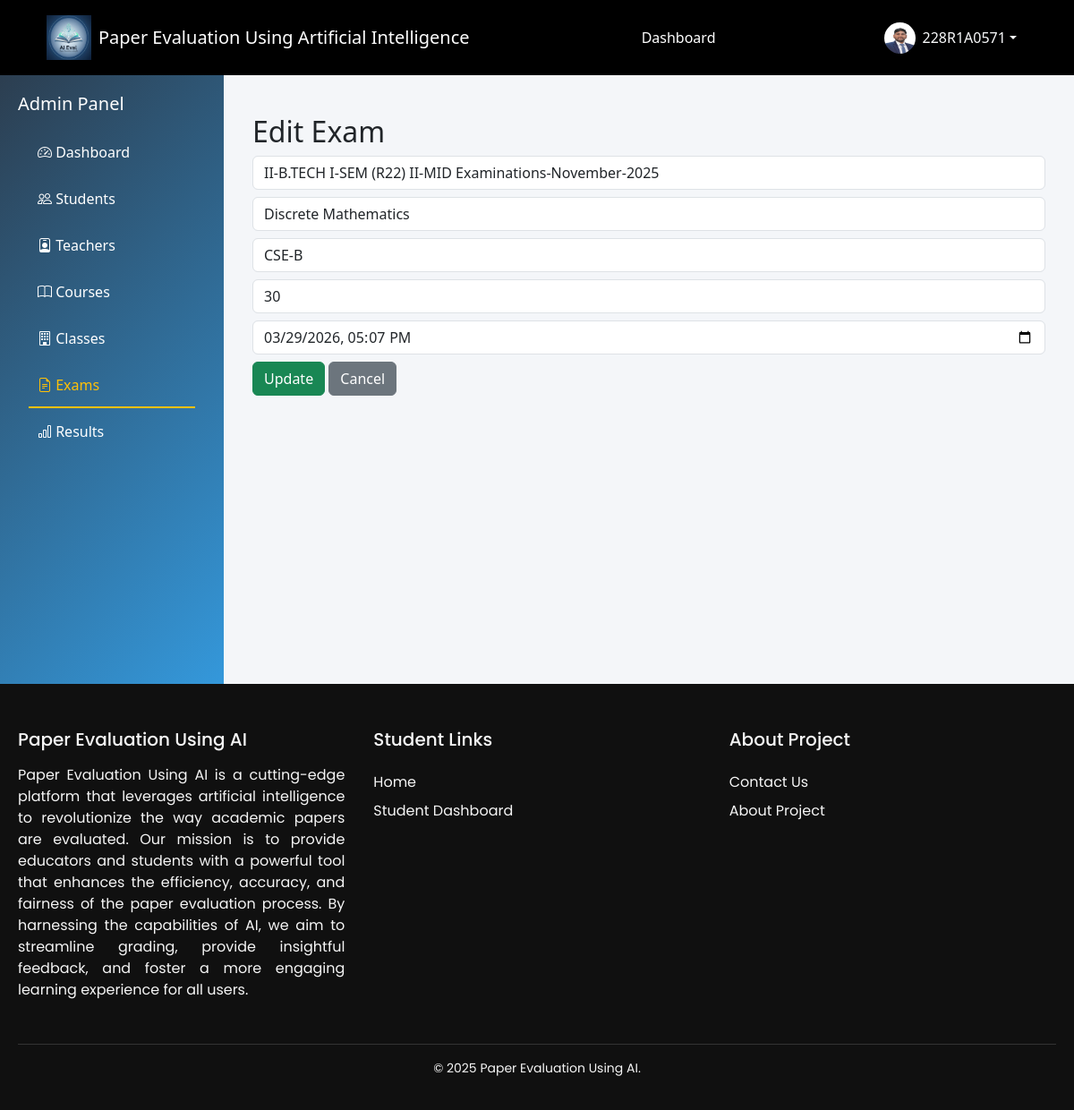
The app's page /dashboard/exams/edit/1/ (signed in) with its own data.
### Accounts/models.py (models this page shows, shortened)
class User(AbstractUser):
    ROLE_CHOICES = [
        ('admin', 'Admin'),
        ('teacher', 'Teacher'),
        ('student', 'Student'),
    ]
    role = models.CharField(max_length=10, choices=ROLE_CHOICES)
    phone = models.CharField(max_length=15, blank=True)

class Student(models.Model):
    user = models.OneToOneField(User, on_delete=models.CASCADE, related_name='student_profile')
    roll_number = models.CharField(max_length=20)
    profile_image = models.ImageField(
        upload_to='profile/',
        storage=cloudinary_storage,
        blank=True,
        null=True
    )
    student_class = models.ForeignKey(Class, on_delete=models.SET_NULL, null=True, blank=True)
    course = models.CharField(max_length=50, default="BTECH")
    branch = models.CharField(max_length=50)
    YEAR_CHOICES = [
        (1, "1st Year"),
        (2, "2nd Year"),
        (3, "3rd Year"),
        (4, "4th Year"),
    ]
    year = models.IntegerField(choices=YEAR_CHOICES)
    dob = models.DateField()
    attendance = models.FloatField(default=88.0)
    cgpa = models.FloatField(default=8.8)
    created_at = models.DateTimeField(auto_now_add=True)

class Course(models.Model):
    name = models.CharField(max_length=100)
    code = models.CharField(max_length=20)

class Class(models.Model):
    name = models.CharField(max_length=50)  # e.g., CSE-A
    year = models.IntegerField()

### Exams/models.py (models this page shows, shortened)
class Exam(models.Model):
    title = models.CharField(max_length=200)
    course = models.ForeignKey(Course, on_delete=models.CASCADE)
    class_assigned = models.ForeignKey(Class, on_delete=models.CASCADE)
    total_marks = models.IntegerField()
    date = models.DateTimeField()
    question_paper = models.FileField(
        upload_to=question_paper_upload,
        storage=cloudinary_storage,
        null=True,
        blank=True
    )
    question_paper_data = models.BinaryField(null=True, blank=True)
    question_paper_name = models.CharField(max_length=255, blank=True)
    answer_key = models.FileField(
        upload_to=answer_key_upload,
        storage=cloudinary_storage,
        null=True,
        blank=True
    )
    answer_key_data = models.BinaryField(null=True, blank=True)
    answer_key_name = models.CharField(max_length=255, blank=True)
    instructions = models.TextField(blank=True)

### Dashboards/views.py (the view, shortened to what this page needs)
# urls.py: path('exams/edit/<int:id>/', views.edit_exam, name='edit_exam'),
def edit_exam(request, id):
    exam = Exam.objects.get(id=id)
    teachers = Teacher.objects.all()
    courses = Course.objects.all()
    classes = Class.objects.all()
    return render(request, 'admin/manage_exams/edit_exam.html', {
        'exam': exam,
        'teachers': teachers,
        'courses': courses,
        'classes': classes
    })

### Dashboards/templates/admin/manage_exams/edit_exam.html (shortened to what this page needs)
{% extends "admin/admin_base.html" %}
{% block manage_exams_active %}active{% endblock manage_exams_active %}
{% block admin_content %}
<div class="container mt-4">
<h2>Edit Exam</h2>
<form method="POST">
    <input name="title" value="{{ exam.title }}" class="form-control mb-2">
    <select name="course" class="form-control mb-2">
        {% for c in courses %}
            <option value="{{ c.id }}"
                {% if c.id == exam.course.id %}selected{% endif %}>
                {{ c.name }}
            </option>
        {% endfor %}
    </select>
    <select name="class_assigned" class="form-control mb-2">
        {% for c in classes %}
            <option value="{{ c.id }}"
                {% if c.id == exam.class_assigned.id %}selected{% endif %}>
                {{ c.name }}
            </option>
        {% endfor %}
    </select>
    <input name="total_marks" value="{{ exam.total_marks }}" class="form-control mb-2">
    <input type="datetime-local" name="date"
           value="{{ exam.date|date:'Y-m-d\\TH:i' }}"
           class="form-control mb-2">
    <button class="btn btn-success">Update</button>
    <a href="{% url 'manage_exams' %}" class="btn btn-secondary">Cancel</a>
</form>
</div>
{% endblock %}

### templates/base.html (shortened to what this page needs)
{% load static %}
<!DOCTYPE html>
<html lang="en">
<head>
    <link href="https://cdn.jsdelivr.net/npm/bootstrap@5.3.3/dist/css/bootstrap.min.css" rel="stylesheet">
    <link href="https://cdn.jsdelivr.net/npm/bootstrap-icons@1.10.5/font/bootstrap-icons.css" rel="stylesheet">
    <link rel="stylesheet" href="{% static "css/base.css" %}" />
    <link rel="stylesheet" href="https://cdnjs.cloudflare.com/ajax/libs/toastr.js/latest/toastr.min.css">
    <link href="https://cdn.jsdelivr.net/npm/bootstrap-icons@1.10.5/font/bootstrap-icons.css" rel="stylesheet">
    <link rel="stylesheet" href="https://cdnjs.cloudflare.com/ajax/libs/font-awesome/6.4.0/css/all.min.css">
</head>
<body class="d-flex flex-column">
    <nav class="navbar navbar-expand-lg navbar-dark ">
        <div class="container-fluid">
            <a class="navbar-brand d-flex align-items-center" href="/">
                <img src="{% static 'images/logo.png' %}" width="50" height="50" alt="Beast Logo" class="me-2">
                <span class="brand-text">Paper Evaluation Using Artificial Intelligence</span>
            </a>
            <div class="d-flex flex-wrap align-items-center justify-content-between w-100">
                <ul class="navbar-nav mx-auto">
                    {% if request.user.is_authenticated %}
                    {% if request.user.is_superuser %}
                    <li class="nav-item">
                        <a class="nav-link {% block admin_dashactive %}{% endblock admin_dashactive %}" href="{% url 'admin_dashboard' %}">Dashboard</a>
                    </li>
                    <li class="nav-item">
                        <a class="nav-link" href="{% url 'admin:index' %}">Django Admin</a>
                    </li>
                    {% else %}
                        {% if request.user.role == "teacher" %}
                        <li class="nav-item">
                            <a
                                class="nav-link {% block teacher_dashactive %}{% endblock teacher_dashactive %} "
                                href="{% url "teacher_dashboard" %}">Dashboard</a>
                        </li>
                        {% elif request.user.role == "student" %}
                        <li class="nav-item">
                            <a
                                class="nav-link {% block student_dashactive %}{% endblock student_dashactive %}  "
                                href="{% url "student_dashboard" %}">Dashboard</a>
                        </li>
                        {% endif %}
                    {% endif %}
                    {% endif %}
                </ul>
                <div class="d-flex align-items-center gap-2">
                    {% if request.user.is_authenticated %}
                    <div class="dropdown">
                        <button class="btn dropdown-toggle text-light d-flex align-items-center border-0 bg-transparent"
                            id="userDropdown" data-bs-toggle="dropdown" aria-expanded="false">
                            {% if request.user.role == "student" %}
                            <img src="{{ request.user.student_profile.profile_image.url }}" class="rounded-circle me-2"
                                width="35" height="35">
                            {% elif request.user.role == "teacher" %}
                            <img src="{{ request.user.teacher_profile.profile_image.url }}" class="rounded-circle me-2"
                                width="35" height="35">
                            {% else %}
                            <img src="{% static "images/image.png" %}" class="rounded-circle me-2" width="35" height="35">
                            {% endif %}
                            {{ request.user.username }}
                        </button>
                    </div>
                    {% endif %}
                </div>
            </div>
        </div>
    </nav>
    <main class="flex-grow-1">
        {% block body %}
        {% endblock body %}
    </main>
    <footer class="footer">
        <div class="footer-container">
            <div class="footer-column first-column">
            <h3>Paper Evaluation Using AI</h3>
            <p style="text-align: justify;">
                Paper Evaluation Using AI is a cutting-edge platform that leverages artificial intelligence to revolutionize the way academic papers are evaluated. Our mission is to provide educators and students with a powerful tool that enhances the efficiency, accuracy, and fairness of the paper evaluation process. By harnessing the capabilities of AI, we aim to streamline grading, provide insightful feedback, and foster a more engaging learning experience for all users.
            </p>
            </div>
            <div class="footer-column">
            <h4>Student Links</h4>
            <ul>
                <li><a href="/">Home</a></li>
                <li><a href="{% url "student_dashboard" %}">Student Dashboard</a></li>
            </ul>
            </div>
            <div class="footer-column">
            <h4>About Project</h4>
            <ul>
                <li><a href="/contactus">Contact Us</a></li>
                <li><a href="{% url "aboutproject" %}">About Project</a></li>
            </ul>
            </div>
        </div>
        <div class="footer-bottom">
            <p>&copy; 2025 Paper Evaluation Using AI.</p>
        </div>
    </footer>
</body>
</html>

### static/css/base.css (style rules this page uses)
body { margin: 0; padding: 0; background-color: #f4f2ed; font-family: 'Poppins', sans-serif; }
.navbar { background-color: #000 !important; padding: 12px 40px; }
.navbar .container-fluid { display: flex; align-items: center; justify-content: space-between; }
.navbar-nav { margin: 0 auto; }
.nav-link { padding: 6px 12px; margin: 0; }
.nav-link { color: #fff !important; font-weight: 400; margin: 0 12px; position: relative; transition: all 0.3s ease; }
.nav-link::after { content: ""; position: absolute; width: 0; height: 2px; bottom: -4px; left: 0; background-color: currentColor; transition: width 0.3s ease; }
a { position: relative; text-decoration: none; color: inherit; transition: color 0.3s ease; }
a::after { content: ""; position: absolute; width: 0; height: 2px; left: 0; bottom: -2px; background: currentColor; transition: width 0.3s ease; }
.footer { background-color: #101010; color: #f5f5f5; padding: 50px 20px 20px; font-family: 'Poppins', sans-serif; overflow: hidden; }
.footer-container { display: flex; flex-wrap: wrap; justify-content: space-between; gap: 2rem; max-width: 1200px; margin: 0 auto; }
.footer-column { flex: 1 1 200px; min-width: 200px; }
.footer-column h3, .footer-column h4 { margin-bottom: 1rem; font-size: 1.25rem; position: relative; display: inline-block; }
.footer-column ul { list-style: none; padding: 0; margin: 0; }
.footer-column ul li { margin: 0.5rem 0; }
.footer-column ul li a { color: #f5f5f5; text-decoration: none; position: relative; transition: color 0.3s ease; }
.footer-column ul li a::after { content: ''; position: absolute; bottom: -2px; left: 0; height: 2px; width: 0; background-color: #ffc107 ; transition: width 0.3s ease; }
.footer-bottom { border-top: 1px solid #333; text-align: center; margin-top: 2rem; padding-top: 1rem; font-size: 0.875rem; }

### Dashboards/templates/admin/admin_base.html (style rules this page uses)
:root { --primary-color: #2c3e50; --secondary-color: #3498db; --success-color: #27ae60; --danger-color: #e74c3c; --warning-color: #f39c12; }
body { background-color: #f8f9fa; font-family: 'Segoe UI', Tahoma, Geneva, Verdana, sans-serif; }

### records on screen
User: user.student_profile.profile_image (picture), user.username "228R1A0571"
Exam: title "II-B.TECH I-SEM (R22) II-MID Examinations-November-2025", course "Discrete Mathematics", class_assigned "CSE-B", total_marks "30", date "03/29/2026 17:07"
